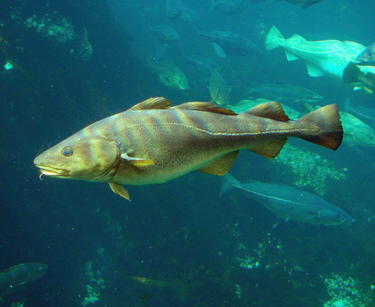
#> input picture data/fish.bmp, 375 x 307 px
$ python proj1_part2.py
#> lines starting #> are read from the running program, lines starting #| are printed output that depends on the picture
#> call 2 of load_image, with path = '../data/submarine.bmp'
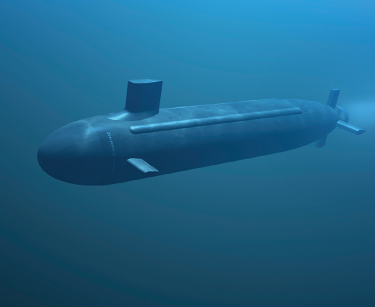
#> input picture data/submarine.bmp, 375 x 307 px
### code/helpers.py
# Project Image Filtering and Hybrid Images Stencil Code
# Based on previous and current work
# by James Hays for CSCI 1430 @ Brown and
# CS 4495/6476 @ Georgia Tech
import numpy as np
from numpy import pi, exp, sqrt
from skimage import io, img_as_ubyte, img_as_float32
from skimage.transform import rescale
from scipy.signal import convolve2d, correlate2d
from scipy import fftpack


# [51 lines left out: function my_imfilter, not called in this run]

def gen_hybrid_image(image1, image2, cutoff_frequency):
  """
   Inputs:
   - image1 -> The image from which to take the low frequencies.
   - image2 -> The image from which to take the high frequencies.
   - cutoff_frequency -> The standard deviation, in pixels, of the Gaussian
                         blur that will remove high frequencies.

   Task:
   - Use my_imfilter to create 'low_frequencies' and 'high_frequencies'.
   - Combine them to create 'hybrid_image'.
  """
#> called with cutoff_frequency = 10

  assert image1.shape == image2.shape

  # Steps:
  # (1) Remove the high frequencies from image1 by blurring it. The amount of
  #     blur that works best will vary with different image pairs
  # generate a gaussian kernel with mean=0 and sigma = cutoff_frequency,
  # Just a heads up but think how you can generate 2D gaussian kernel from 1D gaussian kernel

  ksize = 15
  sigma = cutoff_frequency


  # Here I do outer product of 2 gaussian vectors to get 2D kernel
  x = np.arange(-ksize//2, ksize//2+1)
  gx = np.exp(-(x)**2/(2*sigma**2))
  g = np.outer(gx, gx)
  g /= np.sum(g)
  kernel = g


  # Your code here:
  # looping over the channels of the image to apply the gaussian kernel
  low_frequencies = np.zeros(image1.shape, dtype=np.float32)

  for i in range(image1.shape[2]):
    low_frequencies[:,:,i] = correlate2d(image1[:,:,i], kernel, 'same') # Replace with your implementation
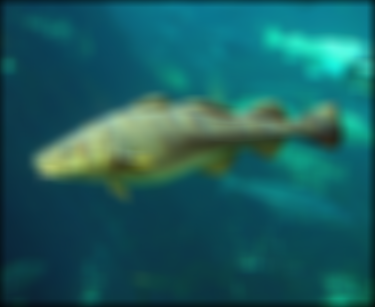
#> low_frequencies: shape (307, 375, 3) float32; mean R, G, B 0.106, 0.367, 0.377

  # (2) Remove the low frequencies from image2. The easiest way to do this is to
  #     subtract a blurred version of image2 from the original version of image2.
  #     This will give you an image centered at zero with negative values.
  # Your code here #
  low_frequencies2 = np.zeros(image2.shape, dtype=np.float32)

  for i in range(image1.shape[2]):
    low_frequencies2[:,:,i] = correlate2d(image2[:,:,i], kernel,'same')


  high_frequencies = image2 - low_frequencies2 # Replace with your implementation
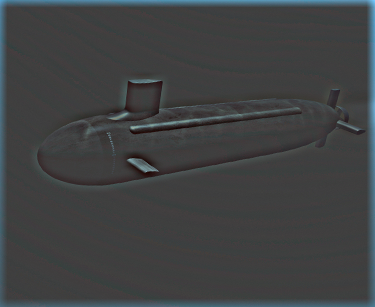
#> high_frequencies: shape (307, 375, 3) float32; mean R, G, B 0.00256, 0.00909, 0.0125; drawn with min black and max white


  # print(np.sum(high_frequencies<0))

  # (3) Combine the high frequencies and low frequencies
  # Your code here #
  hybrid_image = low_frequencies/2 + high_frequencies/2 # Replace with your implementation

  high_frequencies = np.clip(high_frequencies,-1.0,1.0)
  hybrid_image = np.clip(hybrid_image,0,1)
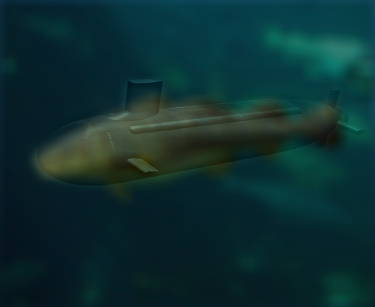
#> hybrid_image: shape (307, 375, 3) float32; mean R, G, B 0.0541, 0.188, 0.195
  # (4) At this point, you need to be aware that values larger than 1.0
  # or less than 0.0 may cause issues in the functions in Python for saving
  # images to disk. These are called in proj1_part2 after the call to
  # gen_hybrid_image().
  # One option is to clip (also called clamp) all values below 0.0 to 0.0,
  # and all values larger than 1.0 to 1.0.
  # (5) As a good software development practice you may add some checks (assertions) for the shapes
  # and ranges of your results. This can be performed as test for the code during development or even
  # at production!


  # np.clip(low_frequencies,0,1)
  # np.clip(high_frequencies,0,1)
  # np.clip(hybrid_image,0,1)
  return low_frequencies, high_frequencies, hybrid_image


#######################################################################################################################

# I used the fft_convolve in lab_3 as a helper function to do fft_based convolution on each channel of the image
# [62 lines left out: functions fft_convolve, gen_hybrid_image_fft, not called in this run]


#######################################################################################################################

def vis_hybrid_image(hybrid_image):
  """
  Visualize a hybrid image by progressively downsampling the image and
  concatenating all of the images together.
  """
  scales = 5
  scale_factor = 0.5
  padding = 5
  original_height = hybrid_image.shape[0]
#> original_height = 307
  num_colors = 1 if hybrid_image.ndim == 2 else 3
#> num_colors = 3

  output = np.copy(hybrid_image)
  cur_image = np.copy(hybrid_image)
  for scale in range(2, scales+1):
    # add padding
    output = np.hstack((output, np.ones((original_height, padding, num_colors),
                                        dtype=np.float32)))
    # downsample image
    cur_image = rescale(cur_image, scale_factor, mode='reflect',multichannel = True)
    # pad the top to append to the output
    pad = np.ones((original_height-cur_image.shape[0], cur_image.shape[1],
                   num_colors), dtype=np.float32)
    tmp = np.vstack((pad, cur_image))
    output = np.hstack((output, tmp))
#> this loop made 4 passes
#> pass 1, in vis_hybrid_image, `tmp = np.vstack((pad, cur_image))`:
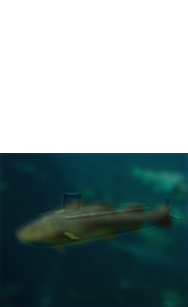
#> tmp: shape (307, 188, 3) float32; mean R, G, B 0.526, 0.593, 0.596
#> after the loop:
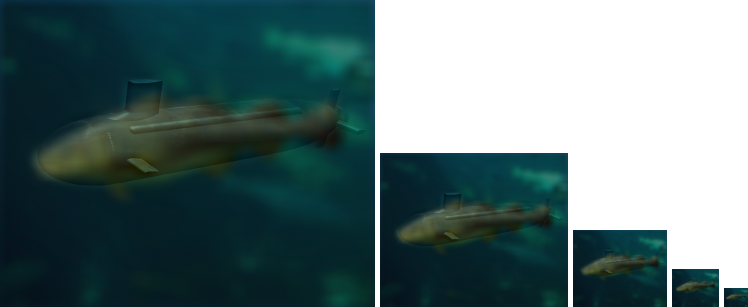
#> output: shape (307, 748, 3) float32; mean R, G, B 0.367, 0.457, 0.462
  return output

def load_image(path):
  return img_as_float32(io.imread(path))

def save_image(path, im):
  return io.imsave(path, img_as_ubyte(im.copy()))

### code/proj1_part2.py

import numpy as np
import matplotlib
import matplotlib.pyplot as plt
from helpers import *

# Before trying to construct hybrid images, it is suggested that you
# implement my_imfilter in helpers.py and then debug it using proj1_part1.py

# Debugging tip: You can split your python code and print in between
# to check if the current states of variables are expected or use a proper debugger.

## Setup
# Read images and convert to floating point format
image1 = load_image('../data/fish.bmp')
image2 = load_image('../data/submarine.bmp')


# display the dog and cat images
plt.figure(figsize=(3,3))
plt.imshow((image1*255).astype(np.uint8))
plt.figure(figsize=(3,3))
plt.imshow((image2*255).astype(np.uint8))

# For your write up, there are several additional test cases in 'data'.
# Feel free to make your own, too (you'll need to align the images in a
# photo editor such as Photoshop).
# The hybrid images will differ depending on which image you
# assign as image1 (which will provide the low frequencies) and which image
# you asign as image2 (which will provide the high frequencies)

## Hybrid Image Construction ##
# cutoff_frequency is the standard deviation, in pixels, of the Gaussian#
# blur that will remove high frequencies. You may tune this per image pair
# to achieve better results.


cutoff_frequency = 10
low_frequencies, high_frequencies, hybrid_image = gen_hybrid_image(image1, image2, cutoff_frequency)


###########################################################################################
# Uncomment the following line to see the hybrid image generated using fft based convolution

# low_frequencies, high_frequencies, hybrid_image = gen_hybrid_image_fft(image1, image2, cutoff_frequency)

###########################################################################################


## Visualize and save outputs ##
plt.figure()
plt.imshow(((low_frequencies)*255).astype(np.uint8))

plt.figure()
plt.imshow(((high_frequencies+0.5)*255).astype(np.uint8))
# plt.imshow(((high_frequencies)*255).astype(np.uint8))
vis = vis_hybrid_image(hybrid_image)
plt.figure(figsize=(20, 20))
plt.imshow(vis)
plt.show()
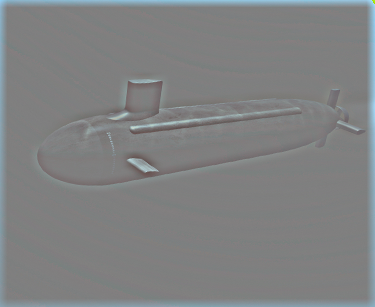
#> shown: shape (307, 375, 3); mean R, G, B 127.7, 129.3, 130.2

high_frequencies = np.clip(high_frequencies,-1,0.5)


save_image('../results/low_frequencies.jpg', low_frequencies)
save_image('../results/high_frequencies.jpg', high_frequencies+0.5)
save_image('../results/hybrid_image.jpg', hybrid_image)
save_image('../results/hybrid_image_scales.jpg', vis)
